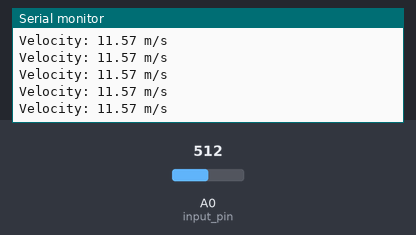
Simulated run of this sketch. Board: Arduino Uno, built with avr-gcc and run on an emulated ATmega328P. Parts: the last lines printed to the serial monitor. The test bench sets the inputs (shaded band); at power-on: A0 (input_pin) = 512.

Above: at 1.2 s.
1.3 s: A0 (input_pin) set to 306
At 1.36 s:
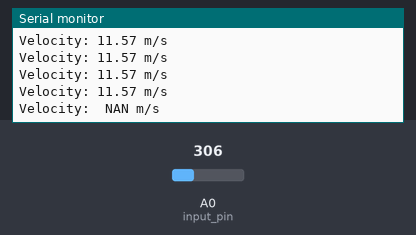
9.2 s: A0 (input_pin) set to 511
At 9.21 s:
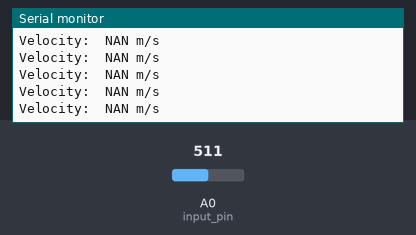

Measured:
- after the input at 1.3 s, the serial monitor: prints a new line after 0.05 s (image 1)

The sketch:

xgmp3v3_pitot_tube.ino
```cpp
//
// Arduino code used to read analog data from XGMP3v3 Differential Pressure
// Sensor and approximate airspeed in [m/s] using a pitot tube
//
// by Joshua Hrisko, Maker Portal LLC (c) 2021
//
//
int input_pin = A0;    // analog input pin
float V_ref = 3.3; // reference voltage
float ADC_res = pow(2.0,10); // ADC resolution (ATmega = 10-bit, SAMD21 = 12-bit)
float P_max =  0.5; // pressure max in [kPa] for specific XGMP3v3 sensor
float P_min = -0.5; // pressure min in [kPa] for specific XGMP3v3 sensor
float V_max = 2.7; // max analog voltage output
float V_min = 0.2; // min analog voltage output

float rho = 1.204; // air density

void setup() {
  analogReference(EXTERNAL); // set 3.3V as V_ref | not needed for SAMD21 boards
  Serial.begin(9600); // start serial
  while (!Serial){}; // wait for serial to start (required for some boards)
}

void loop() {
  int adc_val; float volt_calc;  // sensor read variables
  float pres_approx;
  adc_val    = analogRead(input_pin); // read ADC data
  volt_calc  = (adc_val/(ADC_res-1.0))*V_ref; // convert ADC to voltage
  String prnt_str, str_buf; // string buffers for printing to serial port
  str_buf = "ADC val: ";
  prnt_str = str_buf+String(adc_val)+", Voltage: "; // adc value string
  str_buf = prnt_str + String(volt_calc,2)+" V, Pressure: "; // add voltage
  pres_approx = ((P_max-P_min)/(V_max-V_min))*(volt_calc-((V_max+V_min)/2.0));
  prnt_str = str_buf+String(pres_approx,2)+" kPa"; // add pressure approx [kPa]
//  Serial.println(prnt_str); // uncomment to print ADC, volt, and press to serial port

  float veloc; // velocity variable
  veloc = sqrt((2.0*(pres_approx*1000.0))/rho); // velocity approximation from pitot tube
  prnt_str = "Velocity: "+String(veloc,2)+" m/s"; // string for velocity printout
  Serial.println(prnt_str); // print velocity to serial port
  delay(50); // wait between readings for valid sensor reading [1ms]
}
```
